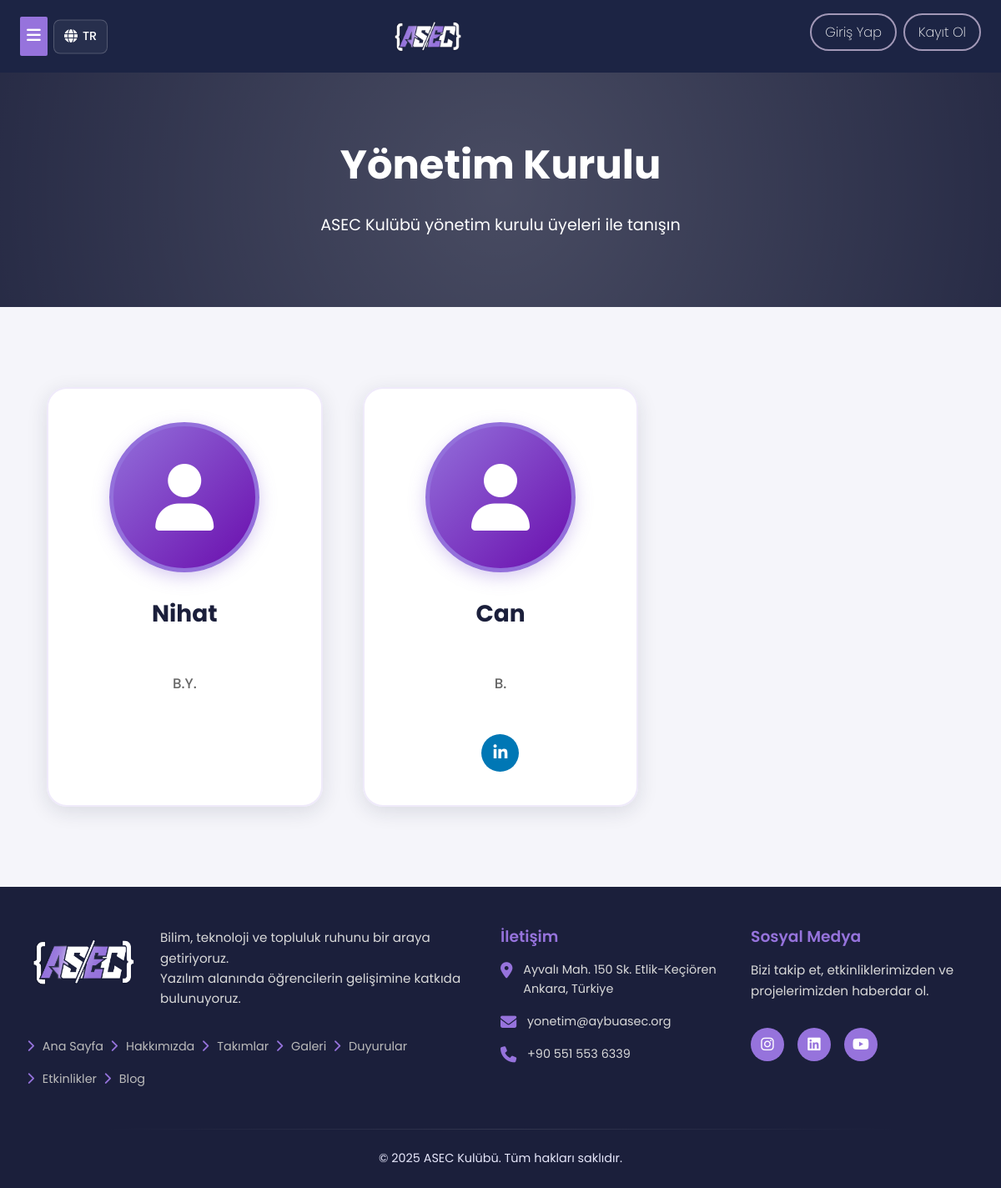
Screenshot of /yonetim-kurulu with the database file from the repository.
### tables this page shows
CREATE TABLE `board_members` (
  `id` int NOT NULL AUTO_INCREMENT,
  `name` varchar(255) NOT NULL,
  `position` varchar(255) NOT NULL,
  `profileImage` varchar(500) DEFAULT NULL,
  `linkedinUrl` varchar(500) DEFAULT NULL,
  `githubUrl` varchar(500) DEFAULT NULL,
  `created_at` timestamp NOT NULL DEFAULT CURRENT_TIMESTAMP,
  `updated_at` timestamp NOT NULL DEFAULT CURRENT_TIMESTAMP ON UPDATE CURRENT_TIMESTAMP,
  PRIMARY KEY (`id`)
);

### src/includes/lang.php (called while the page is built, shortened)
<?php
if (!defined('IN_ADMIN')) {
    $supportedLanguages = ['tr', 'en'];
    $langCode = isset($_COOKIE['lang']) && in_array($_COOKIE['lang'], $supportedLanguages, true)
        ? $_COOKIE['lang']
        : 'tr';
    function __t(string $key, ?string $fallback = null): string {
        global $translations, $langCode;
        if (isset($translations[$langCode][$key])) {
            return $translations[$langCode][$key];
        }
        return $key;
    }
}
?>

### src/yonetim-kurulu.php (the view, shortened to what this page needs)
<?php
require_once 'includes/lang.php';
?>
<!DOCTYPE html>
<html lang="<?php echo isset($langCode) ? htmlspecialchars($langCode) : 'tr'; ?>">
<head>
    <?php include 'includes/head-meta.php'; ?>
    <link rel="stylesheet" href="css/hakkimizda.css">
    <link rel="stylesheet" href="css/yonetim-kurulu.css">
</head>
<body>
    <?php include 'header.php'; ?>
    <main>
        <section class="board-page-header">
            <div class="container">
                <h2 class="animate-fade-in"><?php echo __t('board.title'); ?></h2>
                <p class="animate-slide-up"><?php echo __t('board.subtitle'); ?></p>
            </div>
        </section>
        <section class="board-members-page-section">
            <div class="container">
                <?php
                try {
                    $pdo->exec('CREATE TABLE IF NOT EXISTS board_members (
                        id INT AUTO_INCREMENT PRIMARY KEY,
                        name VARCHAR(255) NOT NULL,
                        position VARCHAR(255) NOT NULL,
                        profileImage VARCHAR(500),
                        linkedinUrl VARCHAR(500),
                        githubUrl VARCHAR(500),
                        created_at TIMESTAMP DEFAULT CURRENT_TIMESTAMP,
                        updated_at TIMESTAMP DEFAULT CURRENT_TIMESTAMP ON UPDATE CURRENT_TIMESTAMP
                    ) ENGINE=InnoDB DEFAULT CHARSET=utf8mb4 COLLATE=utf8mb4_unicode_ci');
                    $boardMembers = $pdo->query('SELECT * FROM board_members ORDER BY created_at DESC')->fetchAll();
                } catch (PDOException $e) {
                    $boardMembers = [];
                }
                ?>
                <?php if(!empty($boardMembers)): ?>
                <div class="board-members-page-grid">
                    <?php foreach($boardMembers as $member): ?>
                    <div class="board-member-page-card h-100 animate-slide-up">
                        <div class="member-image-wrapper">
                            <?php if(!empty($member['profileImage'])): ?>
                                <img src="<?= htmlspecialchars($member['profileImage']) ?>" alt="<?= htmlspecialchars($member['name']) ?>" class="member-image">
                            <?php else: ?>
                                <div class="member-image-placeholder">
                                    <i class="fas fa-user"></i>
                                </div>
                            <?php endif; ?>
                        </div>
                        <div class="member-info d-flex flex-column align-items-center">
                            <div class="member-name-zone d-flex align-items-center justify-content-center text-center w-100">
                                <h3 class="member-name"><?= htmlspecialchars($member['name']) ?></h3>
                            </div>
                            <div class="member-position-zone d-flex align-items-start justify-content-center text-center w-100">
                                <p class="member-position"><?= htmlspecialchars($member['position']) ?></p>
                            </div>
                            <div class="member-social mt-auto">
                                <?php if(!empty($member['linkedinUrl'])): ?>
                                    <a href="<?= htmlspecialchars($member['linkedinUrl']) ?>" target="_blank" rel="noopener noreferrer" class="social-link linkedin" aria-label="LinkedIn">
                                        <i class="fab fa-linkedin-in"></i>
                                    </a>
                                <?php endif; ?>
                            </div>
                        </div>
                    </div>
                    <?php endforeach; ?>
                </div>
                <?php endif; ?>
            </div>
        </section>
    </main>
    <?php include 'footer.php'; ?>
</body>
</html>

### src/css/footer.css (style rules this page uses)
.social-link { width: 40px; height: 40px; background: #9673dc; border-radius: 50%; display: flex; align-items: center; justify-content: center; color: white; font-size: 1.2rem; transition: all 0.3s ease; }

### src/css/hakkimizda.css (style rules this page uses)
.container { max-width: 1200px; margin: 0 auto; padding: 0 1.5rem; }
.animate-fade-in { animation: fadeIn 1.5s ease forwards; }
.animate-slide-up { animation: slideUp 1.5s ease forwards; }
:root { --card-gradient: linear-gradient(270deg, #6a0dad, #9370db, #6a0dad); }
.animate-slide-up { opacity: 0; transform: translateY(20px); animation: slideUpFade 1s ease forwards; }
.member-image-wrapper { width: 150px; height: 150px; margin: 0 auto 1.5rem; position: relative; }
.member-image-placeholder { width: 100%; height: 100%; border-radius: 50%; background: linear-gradient(135deg, #9370db, #6a0dad); display: flex; align-items: center; justify-content: center; border: 4px solid #9370db; box-shadow: 0 4px 15px rgba(147, 112, 219, 0.3); }
.member-image-placeholder i { font-size: 4rem; color: #ffffff; }
.member-name { font-size: 1.5rem; font-weight: 700; color: #1b1f3b; margin-bottom: 0.5rem; line-height: 1.3; }
.member-position { font-size: 0.95rem; color: #666; margin-bottom: 1.5rem; font-weight: 500; min-height: 1.5rem; }
.member-social { display: flex; justify-content: center; align-items: center; gap: 1rem; flex-wrap: wrap; }
.social-link { width: 40px; height: 40px; border-radius: 50%; display: flex; align-items: center; justify-content: center; text-decoration: none; transition: transform 0.3s ease, background-color 0.3s ease, box-shadow 0.3s ease; font-size: 1.1rem; }
.social-link.linkedin { background-color: #0077b5; color: #ffffff; }

### rows the page displays
board_members: name "Nihat", position "B.Y."
board_members: name "Can", position "B."

### other values shown
__t('lang.label') "TR"
__t('auth.login') "Giriş Yap"
__t('auth.register') "Kayıt Ol"
__t('board.title') "Yönetim Kurulu"
__t('board.subtitle') "ASEC Kulübü yönetim kurulu üyeleri ile tanışın"
__t('footer.tagline') "Bilim, teknoloji ve topluluk ruhunu bir araya getiriyoruz. Yazılım alanında öğrencilerin gelişimine katkıda bulunuyoruz."
__t('footer.links.home') "Ana Sayfa"
__t('footer.links.about') "Hakkımızda"
__t('footer.links.teams') "Takımlar"
__t('footer.links.gallery') "Galeri"
__t('footer.links.announcements') "Duyurular"
__t('footer.links.events') "Etkinlikler"
__t('footer.links.blog') "Blog"
__t('footer.contact') "İletişim"
__t('footer.social') "Sosyal Medya"
